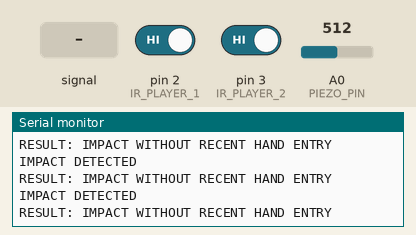
Recording of a sketch running on a simulated Arduino Uno, built with avr-gcc and run on an emulated ATmega328P. Shown: the last lines printed to the serial monitor. Inputs (shaded band) come from the test bench; at power-on: pin 2 (IR_PLAYER_1) HIGH, pin 3 (IR_PLAYER_2) HIGH, A0 (PIEZO_PIN) = 512.

Above: at 1.2 s.
1.3 s: pin 2 (IR_PLAYER_1) driven LOW
At 1.36 s:
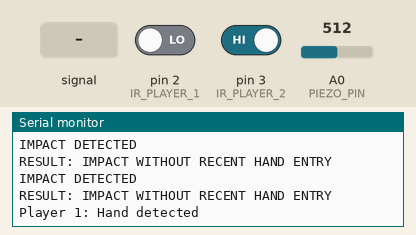
2.8 s: A0 (PIEZO_PIN) fed a 200 Hz sine of ±81 counts around its level
5.8 s: pin 3 (IR_PLAYER_2) driven LOW
At 5.84 s:
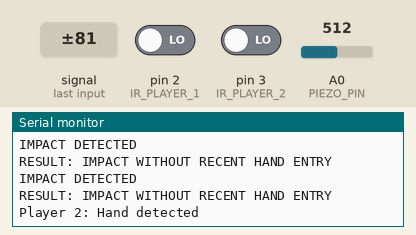
7.3 s: A0 (PIEZO_PIN) set to 716
At 7.37 s:
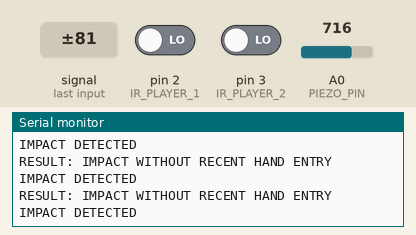

The sketch:

slap_detection.ino
```cpp
/*
  Slap Detection Subsystem
  Preliminary prototype

  Player 1 IR: D2
  Player 2 IR: D3
  Piezo: A0

  Assumption: IR receiver output is LOW
  when its beam is interrupted.
*/

const int IR_PLAYER_1 = 2;
const int IR_PLAYER_2 = 3;
const int PIEZO_PIN = A0;

// These values will be calibrated during testing.
const int PIEZO_THRESHOLD = 80;

const unsigned long DEBOUNCE_US = 5000;
const unsigned long IMPACT_WINDOW_US = 400000;
const unsigned long SIMULTANEOUS_US = 30000;
const unsigned long IMPACT_LOCKOUT_US = 80000;

bool previousP1 = HIGH;
bool previousP2 = HIGH;

unsigned long p1Time = 0;
unsigned long p2Time = 0;

unsigned long lastP1Change = 0;
unsigned long lastP2Change = 0;
unsigned long lastImpact = 0;

bool p1Detected = false;
bool p2Detected = false;

void setup() {
  Serial.begin(9600);

  pinMode(IR_PLAYER_1, INPUT_PULLUP);
  pinMode(IR_PLAYER_2, INPUT_PULLUP);

  Serial.println("Slap Detection System Ready");
}

void loop() {
  unsigned long now = micros();

  // Read infrared sensors
  bool currentP1 = digitalRead(IR_PLAYER_1);
  bool currentP2 = digitalRead(IR_PLAYER_2);

  // Player 1 beam interruption
  if (currentP1 != previousP1) {
    if (now - lastP1Change >= DEBOUNCE_US) {
      lastP1Change = now;
      previousP1 = currentP1;

      if (currentP1 == LOW) {
        p1Time = now;
        p1Detected = true;
        Serial.println("Player 1: Hand detected");
      }
    }
  }

  // Player 2 beam interruption
  if (currentP2 != previousP2) {
    if (now - lastP2Change >= DEBOUNCE_US) {
      lastP2Change = now;
      previousP2 = currentP2;

      if (currentP2 == LOW) {
        p2Time = now;
        p2Detected = true;
        Serial.println("Player 2: Hand detected");
      }
    }
  }

  // Read piezo sensor
  int piezoValue = analogRead(PIEZO_PIN);

  // Detect impact, with a lockout against repeated triggers
  if (piezoValue > PIEZO_THRESHOLD &&
      now - lastImpact >= IMPACT_LOCKOUT_US) {

    lastImpact = now;

    Serial.println("IMPACT DETECTED");

    bool p1Recent =
      p1Detected && (now - p1Time <= IMPACT_WINDOW_US);

    bool p2Recent =
      p2Detected && (now - p2Time <= IMPACT_WINDOW_US);

    if (p1Recent && p2Recent) {
      unsigned long difference =
        (p1Time > p2Time) ? p1Time - p2Time
                         : p2Time - p1Time;

      if (difference <= SIMULTANEOUS_US) {
        Serial.println("RESULT: AMBIGUOUS");
      } else if (p1Time < p2Time) {
        Serial.println("RESULT: PLAYER 1 LIKELY FIRST");
      } else {
        Serial.println("RESULT: PLAYER 2 LIKELY FIRST");
      }
    }
    else if (p1Recent) {
      Serial.println("RESULT: PLAYER 1 LIKELY");
    }
    else if (p2Recent) {
      Serial.println("RESULT: PLAYER 2 LIKELY");
    }
    else {
      Serial.println("RESULT: IMPACT WITHOUT RECENT HAND ENTRY");
    }

    // Reset events after processing an impact
    p1Detected = false;
    p2Detected = false;
  }
}
```

Measured:
- after the input at 1.3 s, the serial monitor: prints a new line at once (image 1)
- after the input at 5.8 s, the serial monitor: prints a new line at once (image 2)
